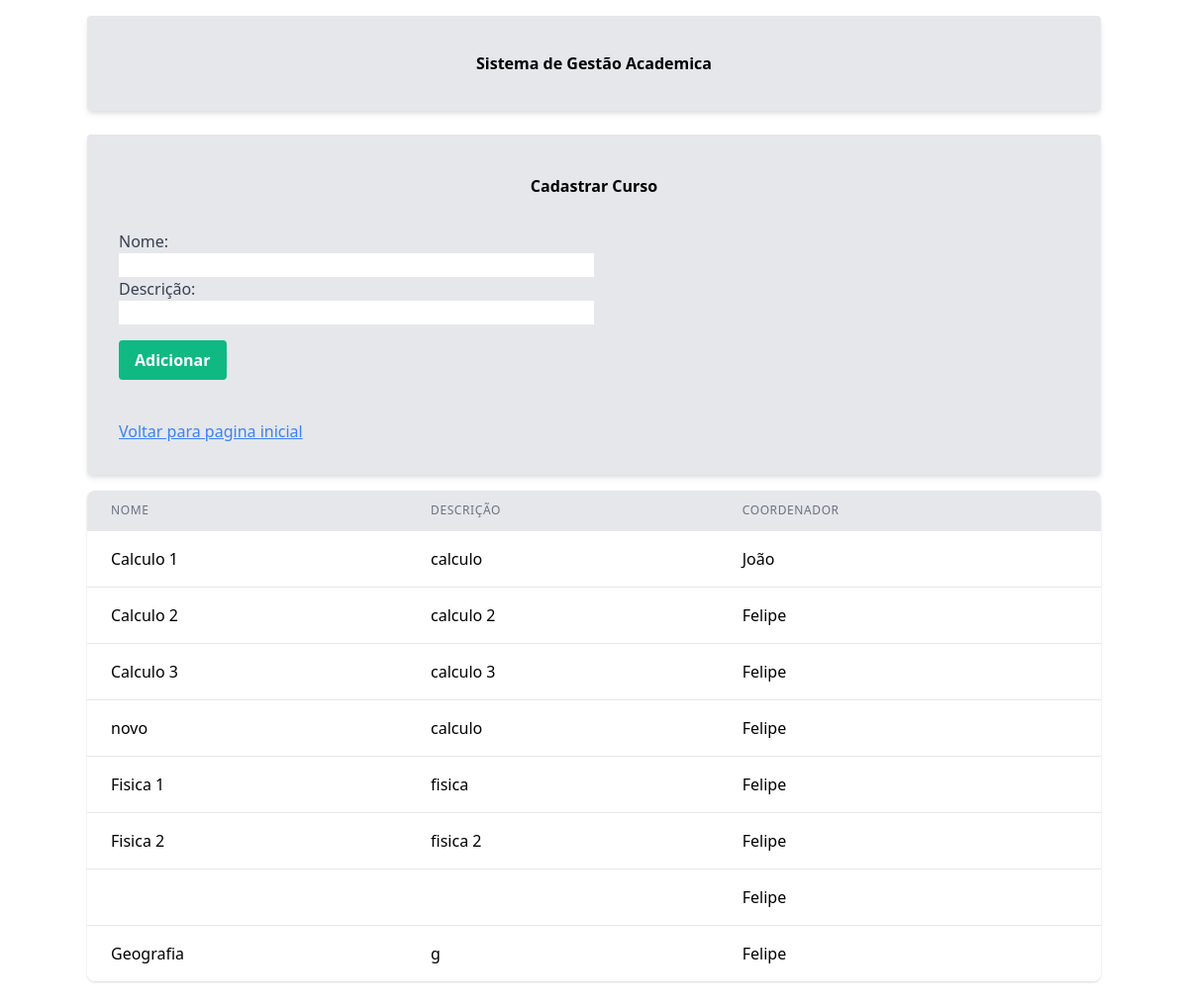
/criar_curso/, run on the app's committed database.
### sistema_academico/models.py (models this page shows, shortened)
class Curso(models.Model):
    nome = models.CharField(max_length=100)
    descricao = models.TextField()
    duracao = models.IntegerField()
    coordenador = models.CharField(max_length=100)
    carga_horaria = models.IntegerField()
    departamento = models.ForeignKey(Departamento, on_delete=models.CASCADE,default=1)

### sistema_academico/views.py (the view, shortened to what this page needs)
# urls.py: path('criar_curso/', views.criar_curso, name='criar_curso'),
def criar_curso(request):
    cursos = Curso.objects.all()
    return render(request, 'criar_curso.html', {'cursos':cursos})

### sistema_academico/templates/criar_curso.html (shortened to what this page needs)
{% extends 'base.html' %}
{% block content %}
    <form method="POST" class="bg-gray-200 shadow-md rounded px-8 pt-6 pb-8 mb-4 mt-6  divide-gray-200">
        <div class="flex justify-center">
          <h1 class="mx-auto text-black font-bold mb-4 p-4">Cadastrar Curso</h1>
        </div>
      <label for="nome" class="block text-gray-700">Nome:</label>
        <input type="text" id="nome" name="nome" class="w-1/2"><br>
        <label for="descricao" class="block text-gray-700">Descrição:</label>
        <input type="text" id="descricao" name="descricao" class="w-1/2"><br>
      <div class="flex items-center justify-between py-4">
        <button type="submit" class="bg-green-500 hover:bg-green-700 text-white font-bold py-2 px-4 rounded">
          Adicionar
        </button>
      </div>
      <br>
      <a href="{% url 'home' %}" class="text-blue-500 underline">Voltar para pagina inicial</a>
    </form>
    <table class="min-w-full divide-y divide-gray-200 bg-white shadow overflow-hidden sm:rounded-lg mb-6">
        <thead class="bg-gray-200">
          <tr>
            <th class="px-6 py-3 text-left text-xs font-medium text-gray-500 uppercase tracking-wider">Nome</th>
            <th class="px-6 py-3 text-left text-xs font-medium text-gray-500 uppercase tracking-wider">Descrição</th>
            <th class="px-6 py-3 text-left text-xs font-medium text-gray-500 uppercase tracking-wider">Coordenador</th>
        </tr>
        </thead>
        <tbody class="bg-white divide-y divide-gray-200">
          {% for curso in cursos %}
            <tr>
              <td class="px-6 py-4 whitespace-nowrap">{{ curso.nome }}</td>
              <td class="px-6 py-4 whitespace-nowrap">{{ curso.descricao }}</td>
              <td class="px-6 py-4 whitespace-nowrap">{{ curso.coordenador }}</td>
            </tr>
          {% empty %}
            <tr>
              <td colspan="5" class="px-6 py-4 whitespace-nowrap">Nenhum Curso encontrado.</td>
            </tr>
          {% endfor %}
        </tbody>
      </div>
{% endblock %}

### data on the page
Curso: nome "Calculo 1", descricao "calculo", coordenador "João"
Curso: nome "Calculo 2", descricao "calculo 2", coordenador "Felipe"
Curso: nome "Calculo 3", descricao "calculo 3", coordenador "Felipe"
Curso: nome "novo", descricao "calculo", coordenador "Felipe"
Curso: nome "Fisica 1", descricao "fisica", coordenador "Felipe"
Curso: nome "Fisica 2", descricao "fisica 2", coordenador "Felipe"
Curso: coordenador "Felipe"
Curso: nome "Geografia", descricao "g", coordenador "Felipe"
